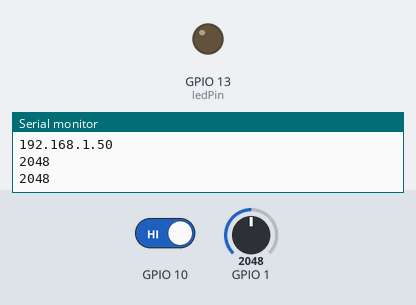
The sketch below on a simulated ESP32-S3. Parts: output pins drawn as LEDs (lit = HIGH), the last lines printed to the serial monitor. The test bench sets the inputs (shaded band); at power-on: GPIO 10 HIGH, GPIO 1 = 2048. WiFi joins after 1.5 s; servers stay silent unless stated; I2S audio is not simulated (input reads silence).

Above: at 2.7 s.
2.8 s: GPIO 10 driven LOW
At 3.8 s:
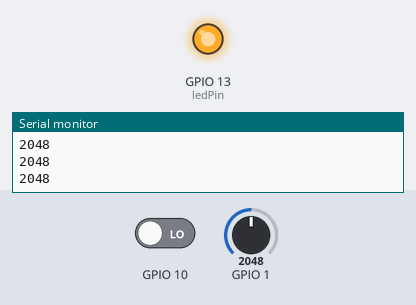
4.7 s: GPIO 10 driven HIGH
At 6.3 s:
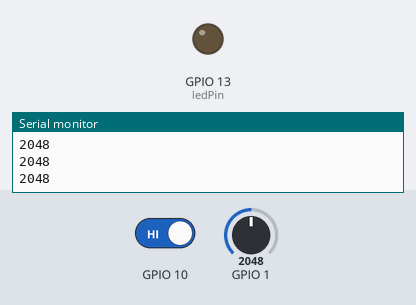
Timing chart, 0 to 7.8 s (numbered marks = the images above; inputs shaded):
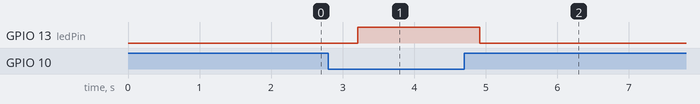

The sketch:

sound-rec-direct.ino
```cpp
#include <driver/i2s.h>
#include <WiFi.h>

// Set these to your desired credentials.
//const char* ssid     = "Yurkovsky";
//const char* password = "Varsha2908";
const char* ssid     = "EGrinberg";
const char* password = "00000000";
// const char* ssid     = "ABC";
// const char* password = "06041985";


// Use WiFiClient class to create TCP connections
WiFiClient client;
const int httpPort = 65432;

int ledPin = 13;
// send microphone sample to wifi
bool ifConnected = false;
bool ifSending = true;
bool buttonPressed = false;
// M5Stcikc status led
#define LED_BUILTIN 10   // Set the GPIO pin where you connected your test LED or comment this line out if your dev board has a built-in LED
#define NUM_SAMPLES 512
#define BYTES_PER_SAMPLE 4
#define SAMPLE_RATE 44100
#define PIN_CLK     33
#define PIN_DATA    32
#define READ_LEN    (BYTES_PER_SAMPLE * NUM_SAMPLES)


uint8_t BUFFER[READ_LEN] = {0};

void mic_record_task(void *arg) {
    size_t bytesread;
    while (1) {
        i2s_read(I2S_NUM_0, (char *)BUFFER, READ_LEN, &bytesread,(20 / portTICK_RATE_MS));
        if (bytesread!=READ_LEN){
          printf("i2s%d\n",int(bytesread));
        }
        if ((ifConnected) && (ifSending)){
          client.write(BUFFER,bytesread);
        }
    }
}

void i2sInit() {
    i2s_config_t i2s_config = {
        .mode = (i2s_mode_t)(I2S_MODE_MASTER | I2S_MODE_RX | I2S_MODE_PDM),
        .sample_rate = SAMPLE_RATE, //44100
        .bits_per_sample =
            I2S_BITS_PER_SAMPLE_32BIT,  // is fixed at 12bit, stereo, MSB
        .channel_format = I2S_CHANNEL_FMT_ALL_LEFT,
#if ESP_IDF_VERSION > ESP_IDF_VERSION_VAL(4, 1, 0)
        .communication_format = I2S_COMM_FORMAT_STAND_I2S,
#else
        .communication_format = I2S_COMM_FORMAT_I2S,
#endif
        .intr_alloc_flags = ESP_INTR_FLAG_LEVEL1,
        .dma_buf_count    = 2,
        .dma_buf_len      = NUM_SAMPLES,//128
    };

    i2s_pin_config_t pin_config;

#if (ESP_IDF_VERSION > ESP_IDF_VERSION_VAL(4, 3, 0))
    pin_config.mck_io_num = I2S_PIN_NO_CHANGE;
#endif

    pin_config.bck_io_num   = I2S_PIN_NO_CHANGE;
    pin_config.ws_io_num    = PIN_CLK;
    pin_config.data_out_num = I2S_PIN_NO_CHANGE;
    pin_config.data_in_num  = PIN_DATA;

    i2s_driver_install(I2S_NUM_0, &i2s_config, 0, NULL);
    i2s_set_pin(I2S_NUM_0, &pin_config);
    i2s_set_clk(I2S_NUM_0, SAMPLE_RATE, I2S_BITS_PER_SAMPLE_32BIT, I2S_CHANNEL_MONO); //44100
}

void setup() {
    Serial.begin(9600);
    delay(10);

    Serial.print("Connecting to ");
    Serial.println(ssid);

    WiFi.begin(ssid, password);

    while (WiFi.status() != WL_CONNECTED) {
        delay(500);
        Serial.print(".");
    }

    Serial.println("");
    Serial.println("WiFi connected");
    Serial.println("IP address: ");
    Serial.println(WiFi.localIP());

    pinMode(ledPin, OUTPUT);
    //pinMode(A0,INPUT);
    i2sInit();
    xTaskCreate(mic_record_task, "mic_record_task", 2048, NULL, 1, NULL);
}

void loop() {
  // M5.update();
  // if (M5.BtnA.wasPressed()){
  //   ifSending = !ifSending;
  // }
  if (ifSending){
    digitalWrite(ledPin, !digitalRead(10));
  }else if (ifConnected){
    digitalWrite(ledPin, LOW);
  }else{
    digitalWrite(ledPin, HIGH);
  }
    if (WiFi.status() != WL_CONNECTED){ //check connection to network
      ifConnected = false;
      Serial.println("Dropped from network, attempting to recconect");
      WiFi.begin(ssid, password); //connect to network

      // print the ip address
      Serial.println("WiFi connected");
      Serial.println("IP address: ");
      Serial.println(WiFi.localIP());
    }else if (!client.connected()) {
      // try to connect to the target ip
      if (!client.connect("172.20.10.4", httpPort)) {
        Serial.println("connection to client failed");
        ifConnected = false;
        // try to recconnect to network
        //WiFi.disconnect();
      }else{
        ifConnected = true;
      }
    }
    int batlevel = analogRead(A0);
    Serial.println(batlevel);
    vTaskDelay(500 / portTICK_RATE_MS);  // otherwise the main task wastes half                                    // of the cpu cycles
}
```

Measured:
- after the input at 2.8 s, GPIO 13 (ledPin): LOW → HIGH after 0.41 s
- after the input at 4.7 s, GPIO 13 (ledPin): HIGH → LOW after 0.22 s
